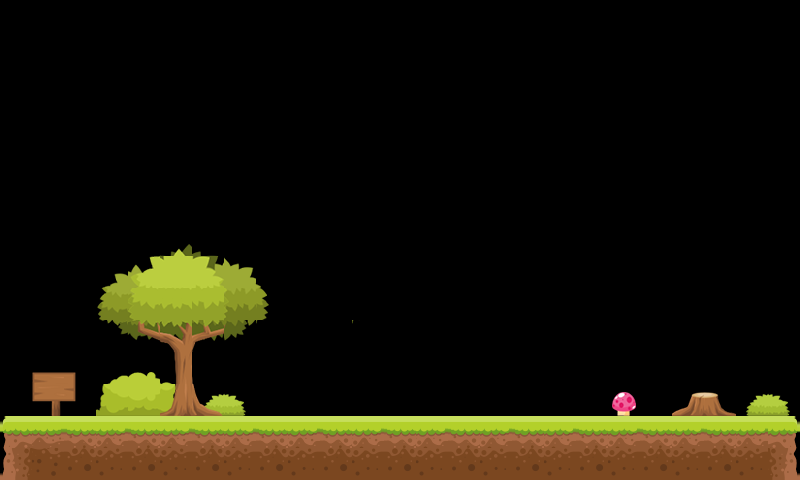

This game map was drawn from its Tiled (.tmx) file and the tilesets committed beside it. A one-line description and the trimmed map source follow:
An orthogonal 25x15 tile map with 32x32 px tiles, 2 tile layers (Слой тайлов 1, Слой тайлов 2) and 14 objects (LEFTWALL, SKYWALL, RIGHTWALL).

<map version="1.0" orientation="orthogonal" renderorder="right-down" width="25" height="15" tilewidth="32" tileheight="32" nextobjectid="366">
 <tileset firstgid="1" name="tile2" tilewidth="32" tileheight="32" spacing="4" margin="4" tilecount="196" columns="14">
  <image source="tmx/tile2.png" width="512" height="512" />
 </tileset>
 <layer name="Слой тайлов 1" width="25" height="15">
  <data>[375 cells, 192 non-empty, 43 distinct tile ids]</data>
 </layer>
 <objectgroup name="object" width="25" height="15">
  <object id="24" x="0" y="416" width="798" height="64" />
  <object id="17" name="LEFTWALL" x="1" y="1" width="5" height="480" />
  <object id="18" name="SKYWALL" x="3" y="0" width="800" height="5" />
  <object id="19" name="RIGHTWALL" x="795" y="3" width="5" height="480" />
 </objectgroup>
 <layer name="Слой тайлов 2" width="25" height="15">
  <data>[375 cells, 36 non-empty, 36 distinct tile ids]</data>
 </layer>
 <objectgroup name="rectangleSmall" width="25" height="15">
  <object id="356" x="481" y="384" width="64" height="32" />
  <object id="357" x="448" y="352" width="64" height="32" />
  <object id="358" x="513" y="352" width="64" height="32" />
  <object id="359" x="481" y="320" width="64" height="32" />
  <object id="360" x="416" y="320" width="64" height="32" />
  <object id="361" x="449" y="288" width="64" height="32" />
  <object id="362" x="513" y="288" width="64" height="32" />
  <object id="363" x="481" y="256" width="64" height="32" />
 </objectgroup>
 <objectgroup name="apple2" width="25" height="15">
  <object id="364" x="495" y="224" width="32" height="32" />
 </objectgroup>
 <objectgroup name="rectangle2Static" width="25" height="15">
  <object id="365" x="224" y="384" width="192" height="32" />
 </objectgroup>
</map>